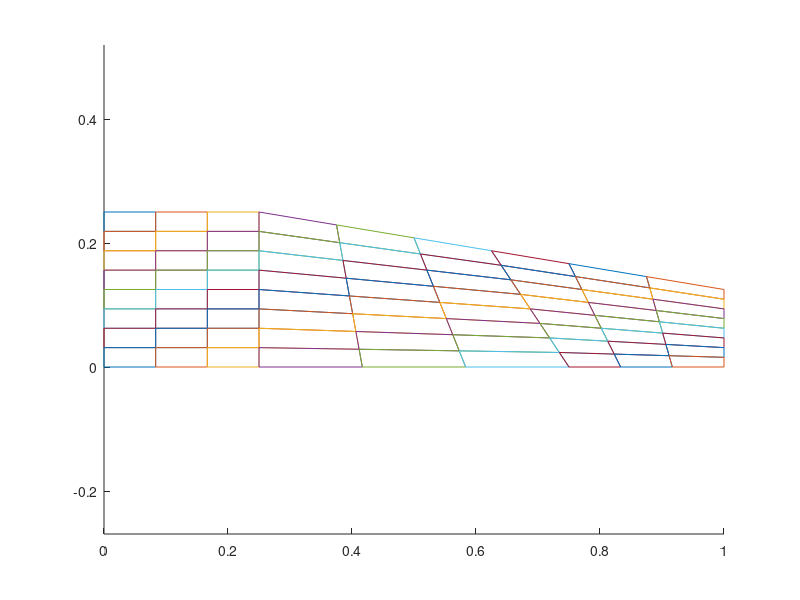

Here is the MATLAB script that generated this plot:
clc
clear all
close all

load Elements.txt
load Nodes.txt

nrelm=size(Elements,1);
nnod=size(Nodes,1);

Ex=zeros(nrelm,9); 
Ey=Ex;
Elm(:,1)=sort(1:nrelm);

for i=1:nrelm
 
    Elm(i,2:10)=Elements(i,6:14);  
    Ex(i,:)=[Nodes(Elm(i,2),2) Nodes(Elm(i,3),2) Nodes(Elm(i,4),2) Nodes(Elm(i,5),2) Nodes(Elm(i,6),2) Nodes(Elm(i,7),2) Nodes(Elm(i,8),2) Nodes(Elm(i,9),2) Nodes(Elm(i,10),2)];
    Ey(i,:)=[Nodes(Elm(i,2),3) Nodes(Elm(i,3),3) Nodes(Elm(i,4),3) Nodes(Elm(i,5),3) Nodes(Elm(i,6),3) Nodes(Elm(i,7),3) Nodes(Elm(i,8),3) Nodes(Elm(i,9),3) Nodes(Elm(i,10),3)];
    
end




figure(1);
hold on;
 for i=1:nrelm     %%%length(Edof(:,1))
    plot(Ex(i,[1:4 1]),Ey(i,[1:4 1]));
end
axis equal